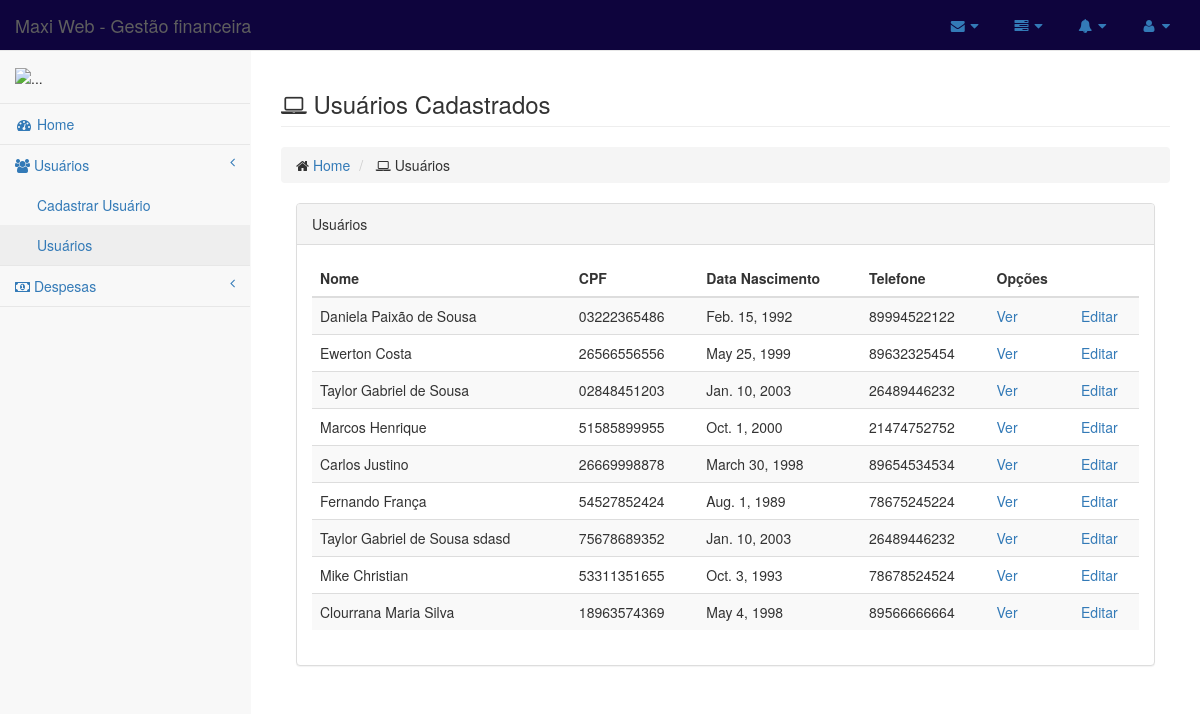
The page /financeiro/usuarios/ on the database as committed earlier.
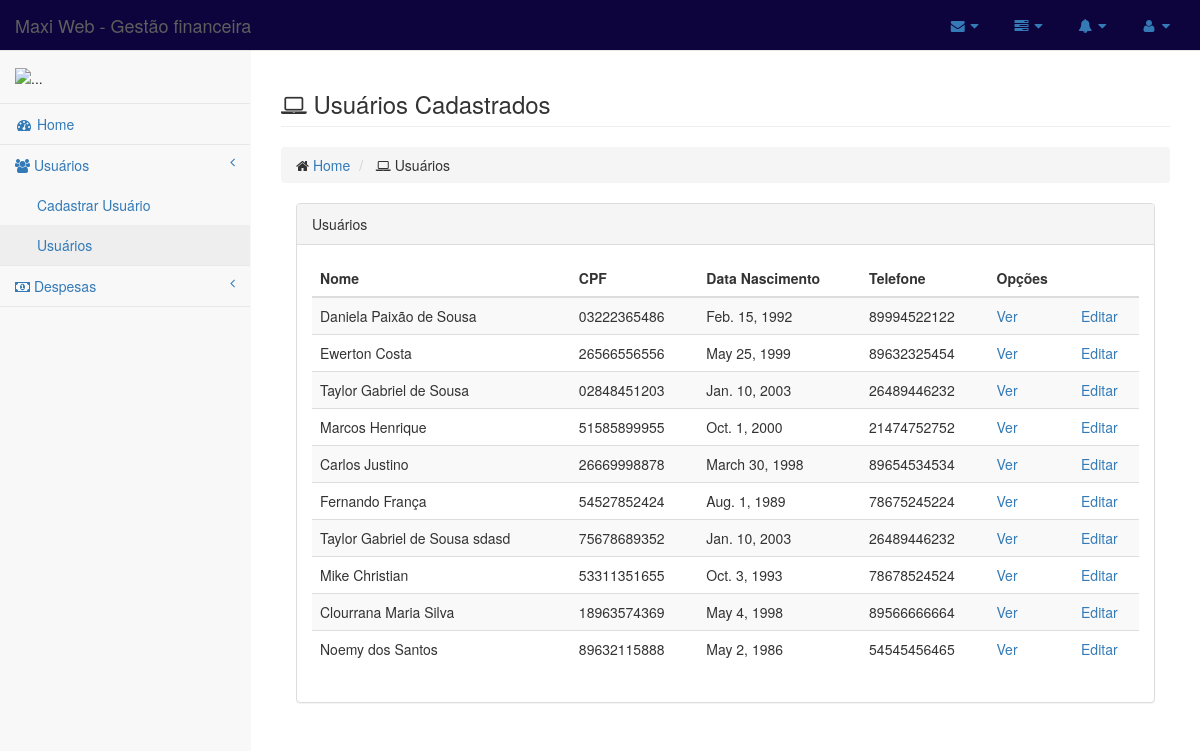
The same page on the database as committed later.
### financeiro/models.py (models this page shows)
class Usuario(models.Model):
    nome = models.CharField(max_length=50)
    cpf = models.CharField(max_length=11)
    data_nasc = models.DateField()
    tel = models.CharField(max_length=11)

### financeiro/views.py (the view)
# urls.py: path('usuarios/', views.usuario_list),
def usuario_list(request):
    usuarios = Usuario.objects.all()
    return render (request, 'usuarios/list.html', {'usuarios': usuarios})

### financeiro/templates/usuarios/list.html
{% extends "base.html" %} {% block daniela %}
<div class="row">
    <div class="col-lg-12">
        <h3 class="page-header">
            <i class="fa fa-laptop"></i> Usuários Cadastrados</h3>
        <ol class="breadcrumb">
            <li>
                <i class="fa fa-home"></i>
                <a href="/financeiro/">Home</a>
            </li>
            <li>
                <i class="fa fa-laptop"></i> Usuários </li>
        </ol>
    </div>
</div>
<div class="col-lg-12">
    <div class="panel panel-default">
        <div class="panel-heading">
            Usuários
        </div>
        <div class="panel-body">
            <div class="table-responsive">
                <table class="table table-striped" >
                    <thead>
                        <tr>
                            <th>Nome</th>
                            <th>CPF</th>
                            <th>Data Nascimento</th>
                            <th>Telefone</th>
                            <th >Opções</th>
                            <th></th>
                        </tr>
                    </thead>
                    <tbody>
                        {% for usuario in usuarios %}
                        <tr>
                            <td>{{usuario.nome }}</td>
                            <td>{{usuario.cpf}}</td>
                            <td>{{usuario.data_nasc}}</td>
                            <td>{{usuario.tel}}</td>
                            <td>
                                <a href="/financeiro/usuarios/{{usuario.id}}">Ver</a>
                            </td>
                            <td>
                                <a href="/financeiro/usuarios/{{usuario.id}}/edit/">Editar</a>
                            </td>
                        </tr>
                        {% endfor %}
                    </tbody>
                </table>
            </div>
        </div>
    </div>
</div>
{% endblock %}

### financeiro/templates/base.html (shortened to what this page needs)
{% load static %}
<!DOCTYPE html>
<html lang="en">
<head>
    <link href="{% static 'vendor/bootstrap/css/bootstrap.min.css' %}" rel="stylesheet">
    <link href="{% static 'dist/css/menu.css' %}" rel="stylesheet">
    <link href="{% static 'vendor/metisMenu/metisMenu.min.css' %}" rel="stylesheet">
    <link href="{% static 'dist/css/sb-admin-2.css' %}" rel="stylesheet">
    <link href="{% static 'vendor/morrisjs/morris.css' %}" rel="stylesheet">
    <link href="{% static 'vendor/font-awesome/css/font-awesome.min.css' %}" rel="stylesheet" type="text/css">
</head>
<body>
    <section id="container" class="">
        <header class="header dark-bg">
            <div id="wrapper">
                <nav class="navbar navbar-default navbar-static-top" role="navigation" style="margin-bottom: 0">
                    <div class="navbar-header">
                        <a class="navbar-brand" href="/financeiro/"> Maxi Web - Gestão financeira</a>
                    </div>
                    <ul class="nav navbar-top-links navbar-right">
                        <li class="dropdown">
                            <a class="dropdown-toggle" data-toggle="dropdown" href="#">
                                <i class="fa fa-envelope fa-fw"></i>
                                <i class="fa fa-caret-down"></i>
                            </a>
                        </li>
                        <li class="dropdown">
                            <a class="dropdown-toggle" data-toggle="dropdown" href="#">
                                <i class="fa fa-tasks fa-fw"></i>
                                <i class="fa fa-caret-down"></i>
                            </a>
                        </li>
                        <li class="dropdown">
                            <a class="dropdown-toggle" data-toggle="dropdown" href="#">
                                <i class="fa fa-bell fa-fw"></i>
                                <i class="fa fa-caret-down"></i>
                            </a>
                        </li>
                        <li class="dropdown">
                            <a class="dropdown-toggle" data-toggle="dropdown" href="#">
                                <i class="fa fa-user fa-fw"></i>
                                <i class="fa fa-caret-down"></i>
                            </a>
                        </li>
                    </ul>
                    <div class="navbar-default sidebar" role="navigation">
                        <div class="sidebar-nav navbar-collapse">
                            <ul class="nav" id="side-menu">
                                <li class="sidebar-search">
                                    <div class="card">
                                        <img src="https://cdn3.iconfinder.com/data/icons/business-round-flat-vol-1-1/36/user_account_profile_avatar_person_student_male-512.png"
                                            alt="..." class="img">
                                    </div>
                                </li>
                                <li>
                                    <a href="/financeiro/">
                                        <i class="fa fa-dashboard fa-fw"></i> Home </a>
                                </li>
                                <li>
                                    <a href="#"><i class="fa fa-users"></i> Usuários <span class="fa arrow"></span></a>
                                    <ul class="nav nav-second-level">
                                        <li>
                                            <a href="/financeiro/usuarios/form/"> Cadastrar Usuário</a>
                                        </li>
                                        <li>
                                            <a href="/financeiro/usuarios/"> Usuários </a>
                                        </li>
                                    </ul>
                                </li>
                                <li>
                                    <a href="#"><i class="fa fa-money"></i> Despesas <span class="fa arrow"></span></a>
                                </li>
                            </ul>
                        </div>
                    </div>
                </nav>
                <div id="page-wrapper">
                    <div class="row">
                        <div class="col-lg-12">
                            {% block daniela %}{% endblock%}
                        </div>
                    </div>
                </div>
</body>
</html>

Rows that differ between the two databases and show on the page:
added Usuario: nome "Noemy dos Santos", cpf "89632115888", data_nasc "May 2, 1986", tel "54545456465"
